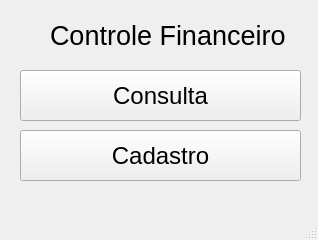
<?xml version="1.0" encoding="UTF-8"?>
<ui version="4.0">
 <class>main</class>
 <widget class="QMainWindow" name="main">
  <property name="geometry">
   <rect>
    <x>0</x>
    <y>0</y>
    <width>318</width>
    <height>240</height>
   </rect>
  </property>
  <property name="windowTitle">
   <string>Controle de Finanças</string>
  </property>
  <widget class="QWidget" name="centralwidget">
   <widget class="QLabel" name="label">
    <property name="geometry">
     <rect>
      <x>50</x>
      <y>10</y>
      <width>241</width>
      <height>51</height>
     </rect>
    </property>
    <property name="font">
     <font>
      <pointsize>20</pointsize>
     </font>
    </property>
    <property name="text">
     <string>Controle Financeiro</string>
    </property>
   </widget>
   <widget class="QPushButton" name="pushButton">
    <property name="geometry">
     <rect>
      <x>20</x>
      <y>70</y>
      <width>281</width>
      <height>51</height>
     </rect>
    </property>
    <property name="font">
     <font>
      <pointsize>18</pointsize>
     </font>
    </property>
    <property name="text">
     <string>Consulta</string>
    </property>
   </widget>
   <widget class="QPushButton" name="pushButton_2">
    <property name="geometry">
     <rect>
      <x>20</x>
      <y>130</y>
      <width>281</width>
      <height>51</height>
     </rect>
    </property>
    <property name="font">
     <font>
      <pointsize>18</pointsize>
     </font>
    </property>
    <property name="text">
     <string>Cadastro</string>
    </property>
   </widget>
  </widget>
  <widget class="QMenuBar" name="menubar">
   <property name="geometry">
    <rect>
     <x>0</x>
     <y>0</y>
     <width>318</width>
     <height>22</height>
    </rect>
   </property>
  </widget>
  <widget class="QStatusBar" name="statusbar"/>
 </widget>
 <resources/>
 <connections/>
</ui>
